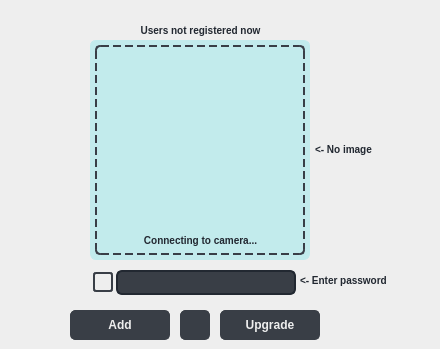
     <widget class="QWidget" name="page_extension">
      <property name="styleSheet">
       <string notr="true">.QWidget {
	background-color: #EEEEEE;
}</string>
      </property>
      <widget class="QFrame" name="page_extension_camera_view_frame">
       <property name="geometry">
        <rect>
         <x>90</x>
         <y>40</y>
         <width>220</width>
         <height>220</height>
        </rect>
       </property>
       <property name="styleSheet">
        <string notr="true">.QFrame {
	border: 1px solid #c2ebec;
	border-radius: 6px;
	background-color: #c2ebec;
}</string>
       </property>
       <property name="frameShape">
        <enum>QFrame::StyledPanel</enum>
       </property>
       <property name="frameShadow">
        <enum>QFrame::Raised</enum>
       </property>
       <widget class="QLabel" name="page_extension_camera_view_image_label">
        <property name="geometry">
         <rect>
          <x>5</x>
          <y>5</y>
          <width>210</width>
          <height>210</height>
         </rect>
        </property>
        <property name="styleSheet">
         <string notr="true">.QLabel {
	border: 2px dashed #393E46;
	border-radius: 5px;
	padding: 5px;
}</string>
        </property>
        <property name="text">
         <string/>
        </property>
        <property name="pixmap">
         <pixmap resource="resource/resources.qrc">:/icons/icons/icons8-picture-384.png</pixmap>
        </property>
        <property name="scaledContents">
         <bool>true</bool>
        </property>
       </widget>
       <widget class="QLabel" name="page_extension_camera_view_text_label">
        <property name="geometry">
         <rect>
          <x>10</x>
          <y>190</y>
          <width>201</width>
          <height>20</height>
         </rect>
        </property>
        <property name="styleSheet">
         <string notr="true">.QLabel {
	font-size: 10px;
	font-weight: bold;
	text-align: center;
	color: #222831
}</string>
        </property>
        <property name="text">
         <string>Connecting to camera...</string>
        </property>
        <property name="alignment">
         <set>Qt::AlignCenter</set>
        </property>
       </widget>
      </widget>
      <widget class="QPushButton" name="page_extension_add_button">
       <property name="enabled">
        <bool>false</bool>
       </property>
       <property name="geometry">
        <rect>
         <x>70</x>
         <y>310</y>
         <width>100</width>
         <height>30</height>
        </rect>
       </property>
       <property name="styleSheet">
        <string notr="true">.QPushButton {
	background-color:  #393E46;
	color: #EEEEEE;
	font-size: 12px;
	font-weight: bold;
	border: 1px solid #393E46;
	border-radius: 5px;
}

.QPushButton:hover {
	background-color: #00ADB5;
	border-color:  #00ADB5;
}

.QPushButton:pressed {
	background-color: #222831;
}</string>
       </property>
       <property name="text">
        <string>Add</string>
       </property>
      </widget>
      <widget class="QPushButton" name="page_extension_reset_button">
       <property name="geometry">
        <rect>
         <x>180</x>
         <y>310</y>
         <width>30</width>
         <height>30</height>
        </rect>
       </property>
       <property name="styleSheet">
        <string notr="true">.QPushButton {
	background-color:  #393E46;
	color: #EEEEEE;
	font-size: 12px;
	font-weight: bold;
	border: 1px solid #393E46;
	border-radius: 5px;
	padding: 3px;
	image: url(:/icons/icons/icons8-synchronize-192#EEEEEE.png);
}

.QPushButton:hover {
	background-color: #00ADB5;
	border-color:  #00ADB5;
}

.QPushButton:pressed {
	background-color: #222831;
}</string>
       </property>
       <property name="text">
        <string/>
       </property>
      </widget>
      <widget class="QPushButton" name="page_extension_upgrade_button">
       <property name="enabled">
        <bool>false</bool>
       </property>
       <property name="geometry">
        <rect>
         <x>220</x>
         <y>310</y>
         <width>100</width>
         <height>30</height>
        </rect>
       </property>
       <property name="styleSheet">
        <string notr="true">.QPushButton {
	background-color:  #393E46;
	color: #EEEEEE;
	font-size: 12px;
	font-weight: bold;
	border: 1px solid #393E46;
	border-radius: 5px;
}

.QPushButton:hover {
	background-color: #00ADB5;
	border-color:  #00ADB5;
}

.QPushButton:pressed {
	background-color: #222831;
}</string>
       </property>
       <property name="text">
        <string>Upgrade</string>
       </property>
      </widget>
      <widget class="QLabel" name="page_extension_registered_users_text_label">
       <property name="geometry">
        <rect>
         <x>95</x>
         <y>20</y>
         <width>211</width>
         <height>20</height>
        </rect>
       </property>
       <property name="styleSheet">
        <string notr="true">.QLabel {
	font-size: 10px;
	font-weight: bold;
	text-align: center;
	color: #222831
}</string>
       </property>
       <property name="text">
        <string>Users not registered now</string>
       </property>
       <property name="alignment">
        <set>Qt::AlignCenter</set>
       </property>
      </widget>
      <widget class="QLineEdit" name="page_extension_enter_password_line_edit">
       <property name="geometry">
        <rect>
         <x>116</x>
         <y>270</y>
         <width>180</width>
         <height>25</height>
        </rect>
       </property>
       <property name="styleSheet">
        <string notr="true">QLineEdit {
	background-color:  #393E46;
     font-size: 12px;
     font-weight: bold;
     color: #EEEEEE;
     padding: 0 10px;
     border: 2px solid #222831;
     border-radius: 6px;
     selection-background-color: darkgray;
}</string>
       </property>
       <property name="text">
        <string/>
       </property>
       <property name="echoMode">
        <enum>QLineEdit::Password</enum>
       </property>
       <property name="readOnly">
        <bool>false</bool>
       </property>
      </widget>
      <widget class="QCheckBox" name="page_extension_see_password_checkbox">
       <property name="geometry">
        <rect>
         <x>93</x>
         <y>272</y>
         <width>20</width>
         <height>20</height>
        </rect>
       </property>
       <property name="autoFillBackground">
        <bool>false</bool>
       </property>
       <property name="styleSheet">
        <string notr="true">QCheckBox {
	font-size: 10px;
	font-weight: bold;
	text-align: center;
	color: #222831
}

QCheckBox::indicator {
	height: 16px;
	width: 16px;
	border: 2px solid #393E46;
	border-radius: 3px;
}

QCheckBox::indicator:checked {
	image: url(:/icons/icons/icons8-uchiha-eyes-96.png);
	background-color: #75d2d6;
}

QCheckBox::indicator:unchecked {
	
	image: url(:/icons/icons/icons8-closed-eye-90.png);
	background-color: #EEEEEE;
}</string>
       </property>
       <property name="text">
        <string/>
       </property>
       <property name="iconSize">
        <size>
         <width>12</width>
         <height>12</height>
        </size>
       </property>
       <property name="checkable">
        <bool>true</bool>
       </property>
       <property name="checked">
        <bool>false</bool>
       </property>
      </widget>
      <widget class="QLabel" name="page_extension_camera_view_side_text_label">
       <property name="geometry">
        <rect>
         <x>315</x>
         <y>120</y>
         <width>110</width>
         <height>60</height>
        </rect>
       </property>
       <property name="styleSheet">
        <string notr="true">.QLabel {
	font-size: 10px;
	font-weight: bold;
	text-align: center;
	color: #222831
}</string>
       </property>
       <property name="text">
        <string>&lt;- No image</string>
       </property>
      </widget>
      <widget class="QLabel" name="page_extension_enter_password_side_text_label">
       <property name="geometry">
        <rect>
         <x>300</x>
         <y>271</y>
         <width>131</width>
         <height>20</height>
        </rect>
       </property>
       <property name="styleSheet">
        <string notr="true">.QLabel {
	font-size: 10px;
	font-weight: bold;
	text-align: center;
	color: #222831
}</string>
       </property>
       <property name="text">
        <string>&lt;- Enter password</string>
       </property>
       <property name="alignment">
        <set>Qt::AlignLeading|Qt::AlignLeft|Qt::AlignVCenter</set>
       </property>
      </widget>
     </widget>
